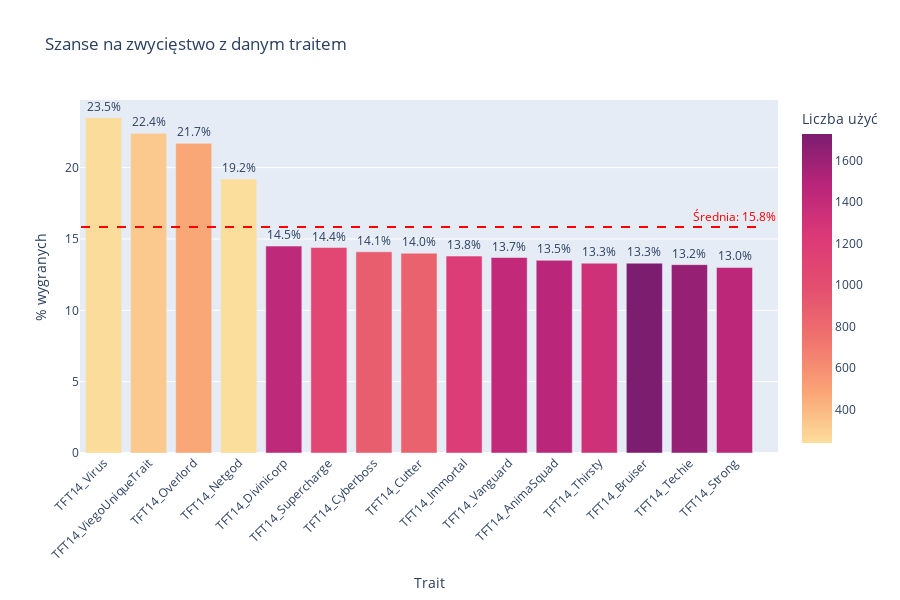

Notebook source saved alongside this figure:
### Markdown cell above
W tym wykresie analizujemy najskuteczniejsze traity po ich zmaksowaniu, biorąc pod uwagę wyłącznie gry zakończone 1. miejscem – dzięki temu widzimy, które traity najczęściej pojawiały się w zwycięskich kompozycjach w pełnej formie.

Na czele zestawienia znajdują się AnimaSquad i Deadeye, które po zmaksowaniu mają 100% skuteczności, co sugeruje, że jeśli uda się je w pełni aktywować, bardzo często prowadzą do zwycięstwa. StreetDemon także wypada powyżej średniej (60%), natomiast reszta traitów – jak 8Bit, Dazzler, PunkRock czy Fighter – oscyluje w okolicach 50% lub mniej. Warto zauważyć, że średnia skuteczność zmaksowanych traitów wynosi 56,4%, więc wszystko poniżej tej wartości oznacza raczej mniej pewne zwycięstwa mimo pełnej aktywacji.

Te dane uzupełniają wcześniejsze analizy placementów – pokazują, że nie każdy trait, nawet jeśli jest rzadki lub w pełni aktywowany, gwarantuje wygraną. Wyniki te mogą być też częściowo zaburzone przez małą próbkę (często 2–4 gry), dlatego należy je traktować jako wskazówkę, a nie absolutną regułę.

### Code cell
df_full = df.merge(players_df[['match_id', 'puuid', 'placement']], on=['match_id', 'puuid'], how='left')

used_traits = df_full.copy()

winners = used_traits[used_traits['placement'] == 1]
winner_count = winners['trait_name'].value_counts().reset_index()
winner_count.columns = ['trait_name', 'wins']

total_used = used_traits['trait_name'].value_counts().reset_index()
total_used.columns = ['trait_name', 'total_uses']

win_rate = winner_count.merge(total_used, on='trait_name', how='left')
win_rate['win_percent'] = (win_rate['wins'] / win_rate['total_uses'] * 100).round(1)

filtered = win_rate[win_rate['total_uses'] >= 50].sort_values(by='win_percent', ascending=False).head(15)

avg_winrate = filtered['win_percent'].mean()

import plotly.express as px
import plotly.graph_objects as go

fig = px.bar(
    filtered,
    x='trait_name',
    y='win_percent',
    color='total_uses',
    text='win_percent',
    labels={
        'trait_name': 'Trait',
        'win_percent': '% wygranych',
        'total_uses': 'Liczba użyć'
    },
    title='Szanse na zwycięstwo z danym traitem',
    color_continuous_scale='Sunsetdark'
)

fig.add_shape(
    type='line',
    x0=-0.5,
    x1=len(filtered)-0.5,
    y0=avg_winrate,
    y1=avg_winrate,
    line=dict(color='red', width=2, dash='dash')
)

fig.add_annotation(
    x=len(filtered)-1,
    y=avg_winrate,
    text=f"Średnia: {avg_winrate:.1f}%",
    showarrow=False,
    font=dict(color='red', size=12),
    yshift=10
)

fig.update_traces(texttemplate='%{text:.1f}%', textposition='outside')
fig.update_layout(
    xaxis_tickangle=-45,
    yaxis_title='% wygranych',
    height=600
)

fig.show()

### Figure 1 — Plotly figure (JSON) as saved in the notebook; plotly's stock layout.template omitted (floating-point values rounded to 4 significant figures)
{"data": [{"hovertemplate": "Trait=%{x}<br>% wygranych=%{text}<br>Liczba użyć=%{marker.color}<extra></extra>", "legendgroup": "", "marker": {"color": [247, 335, 474, 240, 1435, 1070, 887, 855, 1190, 1419, 1473, 1331, 1729, 1624, 1462], "coloraxis": "coloraxis", "pattern": {"shape": ""}}, "name": "", "orientation": "v", "showlegend": false, "text": [23.5, 22.4, 21.7, 19.2, 14.5, 14.4, 14.1, 14.0, 13.8, 13.7, 13.5, 13.3, 13.3, 13.2, 13.0], "textposition": "outside", "texttemplate": "%{text:.1f}%", "type": "bar", "x": ["TFT14_Virus", "TFT14_ViegoUniqueTrait", "TFT14_Overlord", "TFT14_Netgod", "TFT14_Divinicorp", "TFT14_Supercharge", "TFT14_Cyberboss", "TFT14_Cutter", "TFT14_Immortal", "TFT14_Vanguard", "TFT14_AnimaSquad", "TFT14_Thirsty", "TFT14_Bruiser", "TFT14_Techie", "TFT14_Strong"], "xaxis": "x", "y": [23.5, 22.4, 21.7, 19.2, 14.5, 14.4, 14.1, 14.0, 13.8, 13.7, 13.5, 13.3, 13.3, 13.2, 13.0], "yaxis": "y"}], "layout": {"annotations": [{"font": {"color": "red", "size": 12}, "showarrow": false, "text": "Średnia: 15.8%", "x": 14, "y": 15.84, "yshift": 10}], "barmode": "relative", "coloraxis": {"colorbar": {"title": {"text": "Liczba użyć"}}, "colorscale": [[0, "rgb(252, 222, 156)"], [0.1667, "rgb(250, 164, 118)"], [0.3333, "rgb(240, 116, 110)"], [0.5, "rgb(227, 79, 111)"], [0.6667, "rgb(220, 57, 119)"], [0.8333, "rgb(185, 37, 122)"], [1, "rgb(124, 29, 111)"]]}, "height": 600, "legend": {"tracegroupgap": 0}, "shapes": [{"line": {"color": "red", "dash": "dash", "width": 2}, "type": "line", "x0": -0.5, "x1": 14.5, "y0": 15.84, "y1": 15.84}], "title": {"text": "Szanse na zwycięstwo z danym traitem"}, "xaxis": {"anchor": "y", "domain": [0, 1], "tickangle": -45, "title": {"text": "Trait"}}, "yaxis": {"anchor": "x", "domain": [0, 1], "title": {"text": "% wygranych"}}}}
